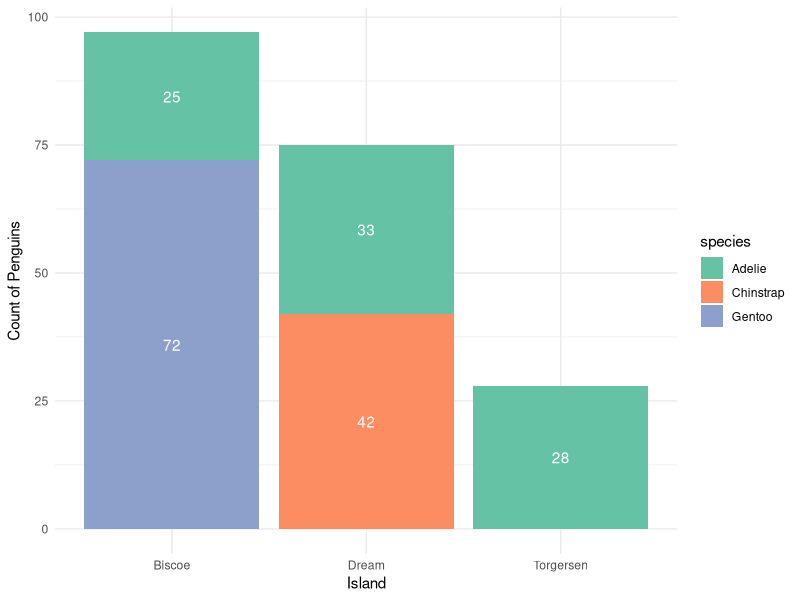
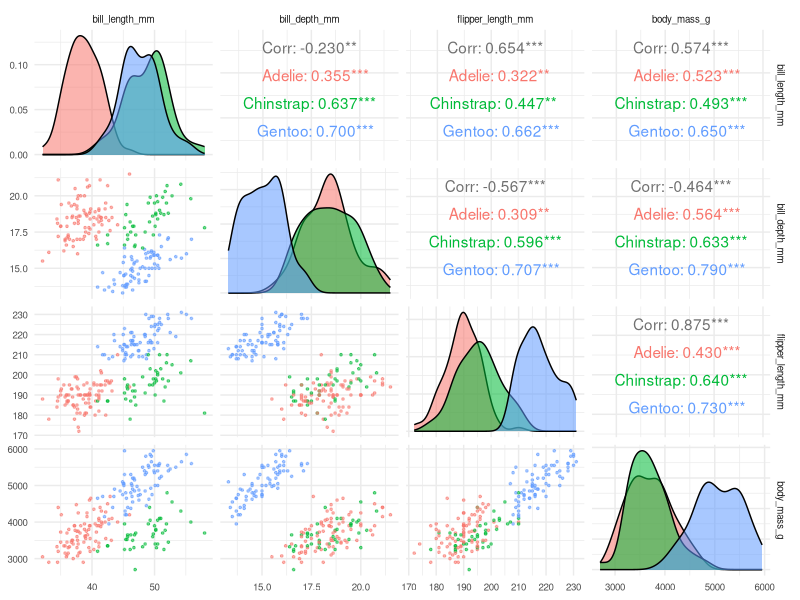
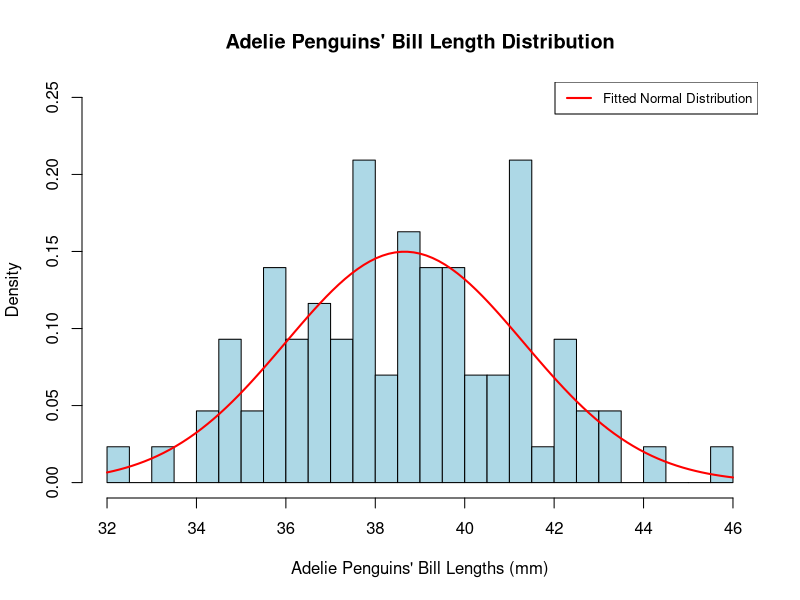
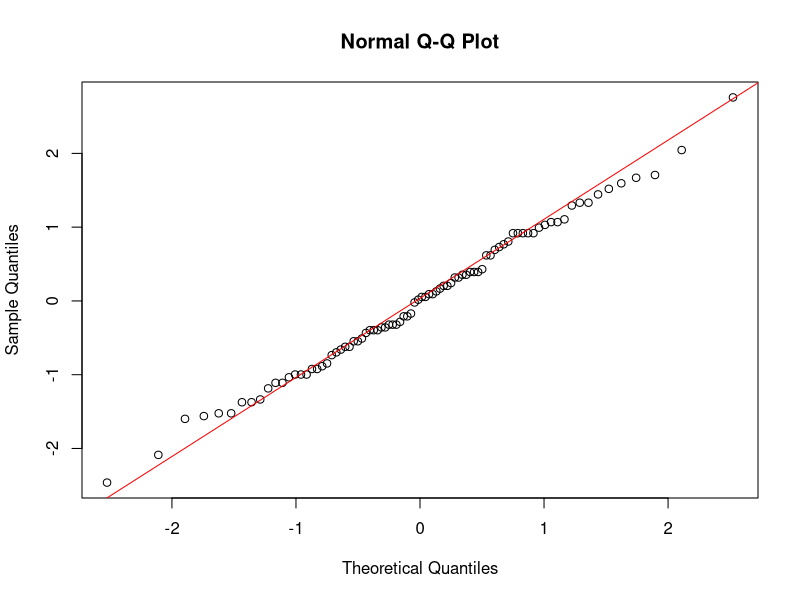
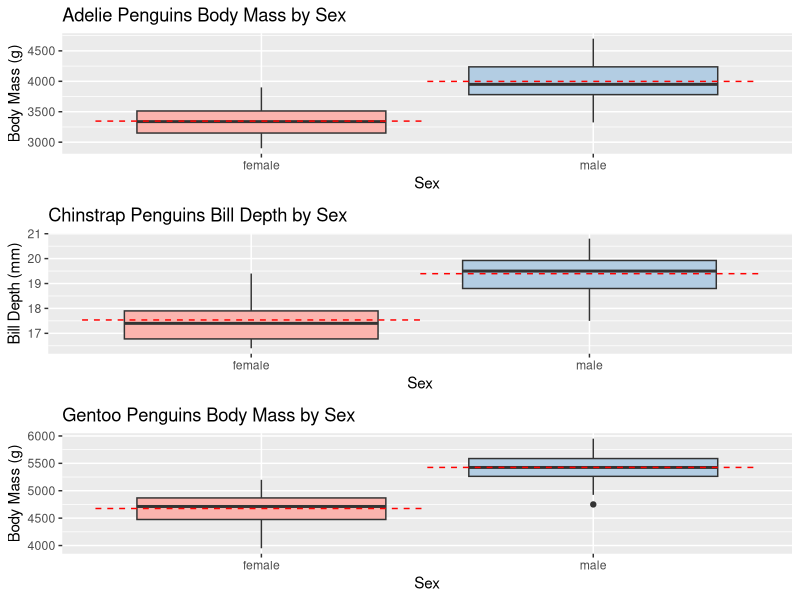

Recreate these plots in R, in order.
## ---- chunk 1
library(palmerpenguins)
data("penguins")
penguins <- na.omit(penguins)
n <- 200
set.seed(42)
my.penguins <- penguins[sample(nrow(penguins), n), ]
summary(my.penguins)
## ---- chunk 2
library(ggplot2)
library(RColorBrewer)
ggplot(my.penguins, aes(x = island, fill = species)) +
  geom_bar(position = "stack") +
  labs(x = "Island",
       y = "Count of Penguins") +
  theme_minimal() +
  scale_fill_brewer(palette = "Set2") +
  geom_text(stat = "count", aes(label = after_stat(count)), 
            position = position_stack(vjust = 0.5), 
            color = "white")
## ---- chunk 3
library(dplyr)
penguin_summary <- my.penguins %>%
  mutate(flipper_weight_ratio = flipper_length_mm / body_mass_g) %>%
  group_by(species) %>%
  summarise(
    average_body_mass = format(mean(body_mass_g), nsmall = 2, digits = 2),
    average_flipper_length = format(mean(flipper_length_mm), nsmall = 2, digits = 2),
    flipper_length_to_body_mass_ratio = format(mean(flipper_weight_ratio), nsmall = 4, digits = 3)
  )
print(penguin_summary)
## ---- chunk 4
library(ggplot2)
suppressPackageStartupMessages(library(GGally))
ggpairs(my.penguins, 
        aes(color = species, alpha = 0.6), 
        columns = c("bill_length_mm", "bill_depth_mm", "flipper_length_mm", "body_mass_g"),
        lower = list(continuous = wrap("points", size = 0.6))) +
  theme_minimal() + 
  theme(
    strip.text = element_text(size = 7),
    axis.text = element_text(size = 7)
  )
## ---- chunk 5
adelie_data <- subset(my.penguins, species == "Adelie")
bill_length_adelie <- adelie_data$bill_length_mm
mu <- mean(bill_length_adelie)
sigma <- sd(bill_length_adelie)
cat("Mean bill length for Adelie penguins:", mu, "\n")
cat("Standard deviation of bill length for Adelie penguins:", sigma, "\n")
## ---- chunk 6
hist(bill_length_adelie, probability = TRUE,
     main = "Adelie Penguins' Bill Length Distribution",
     xlab = "Adelie Penguins' Bill Lengths (mm)", 
     col = "lightblue", 
     border = "black",
     xlim = c(32, 46), 
     ylim = c(0, 0.25),
     breaks = 20)
curve(dnorm(x, mean = mu, sd = sigma), 
      col = "red", lwd = 2, add = TRUE)
legend("topright", legend = c("Fitted Normal Distribution"), 
       col = "red", lwd = 2, cex = 0.8)
## ---- chunk 7
shapiro_test_result <- shapiro.test(bill_length_adelie)
cat("Shapiro-Wilk test W value:", format(shapiro_test_result$statistic, digits = 3, nsmall = 3), "\n")
cat("Shapiro-Wilk test p-value:", format(shapiro_test_result$p.value, digits = 3, nsmall = 3), "\n")
standardized_data <- (bill_length_adelie - mu) / sigma
qqnorm(standardized_data)
qqline(standardized_data, col = "red")
## ---- chunk 8
probability_40 <- pnorm(40, mean = mu, sd = sigma)
cat("The probability that the bill length is less than or equal to 40 mm is:", round(probability_40, 3), "\n")
probability_36 <- pnorm(36, mean = mu, sd = sigma)
cat("The probability that the bill length is less than or equal to 36 mm is:", round(probability_36, 3), "\n")
## ---- chunk 9
library(dplyr)
species_list <- unique(my.penguins$species)
variables <- c("bill_length_mm", "bill_depth_mm", "flipper_length_mm", "body_mass_g")
results <- data.frame(
  Species = character(),
  Variable = character(),
  t_value = numeric(),
  p_value = numeric(),
  conf_low = numeric(),
  conf_high = numeric(),
  stringsAsFactors = FALSE
)
for (species_name in c("Adelie", "Chinstrap", "Gentoo")) {
  for (var in variables) {
    species_data <- my.penguins %>% filter(species == species_name)
    t_test_result <- t.test(species_data[[var]] ~ species_data$sex)
    results <- rbind(results, data.frame(
      Species = species_name,
      Variable = var,
      t_value = round(t_test_result$statistic, 4),
      p_value = format(t_test_result$p.value, scientific = TRUE, digits = 5),
      conf_low = round(t_test_result$conf.int[1], 4),
      conf_high = round(t_test_result$conf.int[2], 4),
      stringsAsFactors = FALSE
    ))
  }
}
results <- results %>% 
  mutate(Species = factor(Species, levels = c("Adelie", "Chinstrap", "Gentoo")),
         Variable = factor(Variable, levels = c("bill_length_mm", "bill_depth_mm", "flipper_length_mm", "body_mass_g"))) %>% 
  arrange(Species, Variable)
options(scipen = 999)
print(results)
## ---- chunk 10
library(ggplot2)
grid.arrange <- gridExtra::grid.arrange
adelie_plot <- ggplot(subset(my.penguins, species == "Adelie"), aes(x = sex, y = body_mass_g, fill = sex)) +
  geom_boxplot() +
  stat_summary(fun = mean, geom = "crossbar", width = 1.0, linetype = "dashed", color = "red", linewidth = 0.2) +
  labs(title = "Adelie Penguins Body Mass by Sex", y = "Body Mass (g)", x = "Sex") + 
  theme(legend.position = "none") +
  scale_fill_brewer(palette = "Pastel1")
chinstrap_plot <- ggplot(subset(my.penguins, species == "Chinstrap"), aes(x = sex, y = bill_depth_mm, fill = sex)) +
  geom_boxplot() +
  stat_summary(fun = mean, geom = "crossbar", width = 1.0, linetype = "dashed", color = "red", linewidth = 0.2) +
  labs(title = "Chinstrap Penguins Bill Depth by Sex", y = "Bill Depth (mm)", x = "Sex") +
  theme(legend.position = "none") +
  scale_fill_brewer(palette = "Pastel1")
gentoo_plot <- ggplot(subset(my.penguins, species == "Gentoo"), aes(x = sex, y = body_mass_g, fill = sex)) +
  geom_boxplot() +
  stat_summary(fun = mean, geom = "crossbar", width = 1.0, linetype = "dashed", color = "red", linewidth = 0.2) +
  labs(title = "Gentoo Penguins Body Mass by Sex", y = "Body Mass (g)", x = "Sex") +
  theme(legend.position = "none") +
  scale_fill_brewer(palette = "Pastel1")
grid.arrange(adelie_plot, chinstrap_plot, gentoo_plot, nrow = 3)
## ---- chunk 11
bill_length_aov <- aov(bill_length_mm ~ island, data = my.penguins)
cat("\n--- Bill Length ANOVA ---\n")
summary(bill_length_aov)
bill_depth_aov <- aov(bill_depth_mm ~ island, data = my.penguins)
cat("\n--- Bill Depth ANOVA ---\n")
summary(bill_depth_aov)
flipper_length_aov <- aov(flipper_length_mm ~ island, data = my.penguins)
cat("\n--- Flipper Length ANOVA ---\n")
summary(flipper_length_aov)
body_mass_aov <- aov(body_mass_g ~ island, data = my.penguins)
cat("\n--- Body Mass ANOVA ---\n")
summary(body_mass_aov)
## ---- chunk 12
library(dplyr)
adelie_penguins <- my.penguins %>%
  filter(species == "Adelie")
bill_length_aov_adelie <- aov(bill_length_mm ~ island, data = adelie_penguins)
cat("\n--- Adelie Penguins Bill Length ANOVA ---\n")
summary(bill_length_aov_adelie)
bill_depth_aov_adelie <- aov(bill_depth_mm ~ island, data = adelie_penguins)
cat("\n--- Adelie Penguins Bill Depth ANOVA ---\n")
summary(bill_depth_aov_adelie)
flipper_length_aov_adelie <- aov(flipper_length_mm ~ island, data = adelie_penguins)
cat("\n--- Adelie Penguins Flipper Length ANOVA ---\n")
summary(flipper_length_aov_adelie)
body_mass_aov_adelie <- aov(body_mass_g ~ island, data = adelie_penguins)
cat("\n--- Adelie Penguins Body Mass ANOVA ---\n")
summary(body_mass_aov_adelie)
